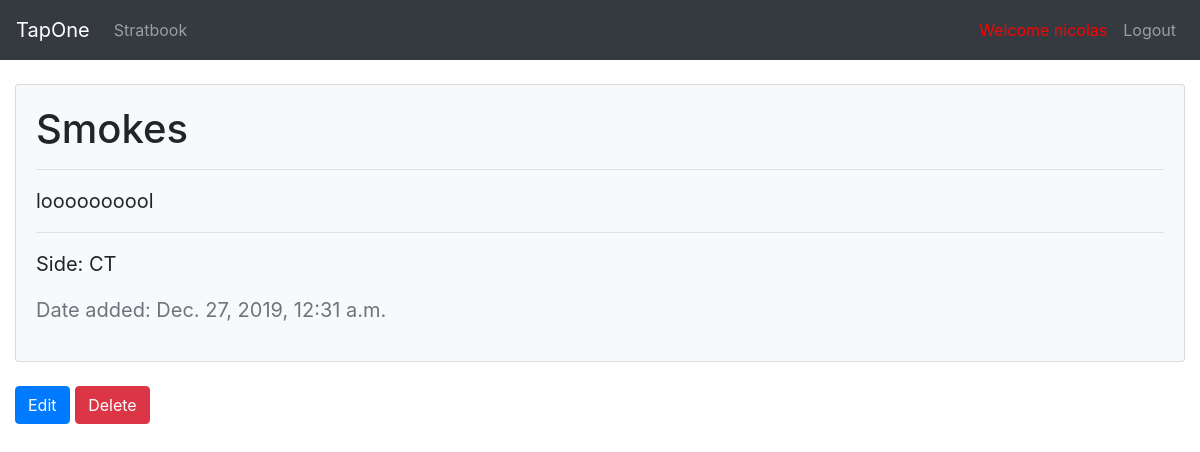
Before: /stratbook/strat/1/ (signed in) with the older database file.
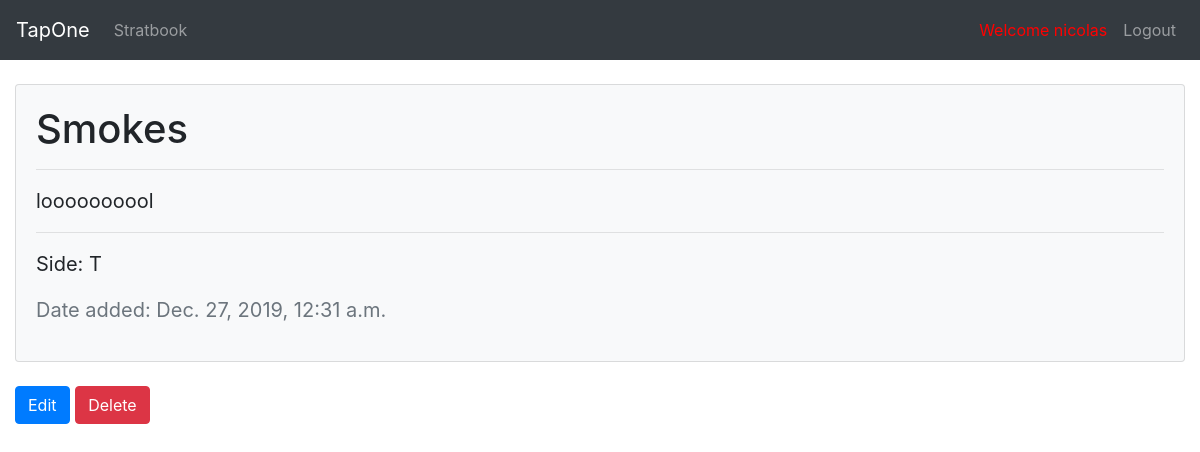
After: the same page with the newer database file.
### StratBook/models.py (models this page shows, shortened)
class Strategy(models.Model):
    map_name = models.ForeignKey(Map, on_delete=models.CASCADE)
    name = models.CharField(max_length=200)
    description = models.TextField()
    team = models.CharField(max_length=2)
    added_date = models.DateTimeField('date added', default=timezone.now)

### StratBook/views.py (the view)
# urls.py: path('strat/<int:pk>/', views.StrategyDetailView.as_view(), name="strat"),
@method_decorator(login_required, name='dispatch')
@method_decorator(permission_required('StratBook.view_strategy', raise_exception=True), name ='dispatch')
class StrategyDetailView(generic.DetailView):
    model = Strategy
    template_name = 'StratBook/strat_detail.html'
    context_object_name = 'strat'

### StratBook/templates/StratBook/strat_detail.html (shortened to what this page needs)
{% extends "base.html" %}
{% block content %}
<div class="card bg-light">
  <div class="card-body">
    <h1 class="card-title">{{strat.name}}</h1>
    <hr>
    <p class="card-text">
      <div class="desc">{{strat.description}}</div>
      <hr>
      <p class="team">Side: {{strat.team}}</p>
      <p class="date text-muted">Date added: {{strat.added_date}}</p>
    </p>
  </div>
</div>
{% if perms.StratBook.edit_strategy %}
    <a class="btn btn-primary mt-4" href={% url 'StratBook:update_strat' strat.id %}>Edit</a>
{% endif %}
{% if perms.StratBook.delete_strategy %}
    <a class="btn btn-danger mt-4" href={% url 'StratBook:delete_strat' strat.id %}>Delete</a>
{% endif %}
{% endblock %}

### templates/base.html (shortened to what this page needs)
{% load static %}
<html>
  <head>
    <link rel="stylesheet" type="text/css" href={% static 'css/style.css' %}>
    <link rel="stylesheet"
      href="https://stackpath.bootstrapcdn.com/bootstrap/4.4.1/css/bootstrap.min.css"
>
  </head>
  <body>
    {% include "navbar.html" %}
    <div class="container-fluid mt-4 content">
      {% block content %}
      {% endblock %}
    </div>
  </body>
</html>

### templates/navbar.html (shortened to what this page needs)
<nav class="navbar navbar-expand-sm navbar-dark bg-dark">
  <a class="navbar-brand" href={% url 'index' %}>TapOne</a>
  <div class="collapse navbar-collapse" id="navbarsExample04">
    <ul class="navbar-nav mr-auto">
      <li class="nav-item">
        <a class="nav-link" href={% url 'StratBook:index' %}>Stratbook</a>
      </li>
    </ul>
    <ul class="navbar-nav ml-auto">
        {% if user.is_authenticated %}
          <li class="nav-item">
            <div class="welcomer"> Welcome {{user.username}}</div>
          </li>
          <li class="nav-item">
            <a class="nav-link" href={% url 'logout' %}>Logout</a>
          </li>
        {% endif %}
    </ul>
  </div>
</nav>

### static/css/style.css (style rules this page uses)
nav.bg-dark { padding-top: 10px; padding-bottom: 10px; }
.content { font-size: 20px; }
.welcomer { padding: 8px; font-size: 1rem; color: red; }

Changed rows visible on the page:
changed Strategy "Smokes": team "CT" → "T"
